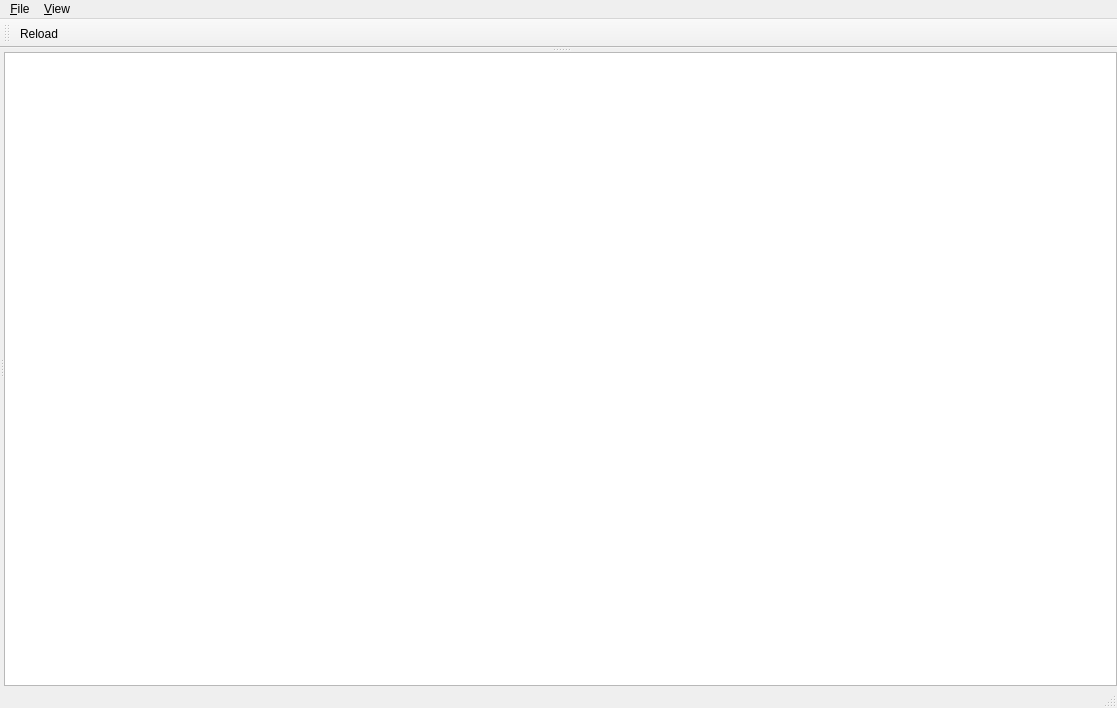
<?xml version="1.0" encoding="UTF-8"?>
<ui version="4.0">
 <class>MainWindow</class>
 <widget class="QMainWindow" name="MainWindow">
  <property name="geometry">
   <rect>
    <x>0</x>
    <y>0</y>
    <width>1117</width>
    <height>708</height>
   </rect>
  </property>
  <property name="windowTitle">
   <string>MainWindow</string>
  </property>
  <widget class="QWidget" name="centralWidget">
   <layout class="QHBoxLayout" name="horizontalLayout">
    <property name="spacing">
     <number>0</number>
    </property>
    <property name="leftMargin">
     <number>0</number>
    </property>
    <property name="topMargin">
     <number>0</number>
    </property>
    <property name="rightMargin">
     <number>0</number>
    </property>
    <property name="bottomMargin">
     <number>0</number>
    </property>
    <item>
     <widget class="QWidget" name="widget" native="true">
      <layout class="QGridLayout" name="gridLayout">
       <property name="leftMargin">
        <number>0</number>
       </property>
       <property name="topMargin">
        <number>0</number>
       </property>
       <property name="rightMargin">
        <number>0</number>
       </property>
       <property name="bottomMargin">
        <number>0</number>
       </property>
       <property name="spacing">
        <number>0</number>
       </property>
       <item row="0" column="0">
        <widget class="QSplitter" name="verticalSplitter">
         <property name="orientation">
          <enum>Qt::Horizontal</enum>
         </property>
         <widget class="QWidget" name="navigationWidget" native="true">
          <layout class="QVBoxLayout" name="verticalLayout">
           <property name="spacing">
            <number>0</number>
           </property>
           <property name="leftMargin">
            <number>0</number>
           </property>
           <property name="topMargin">
            <number>0</number>
           </property>
           <property name="rightMargin">
            <number>0</number>
           </property>
           <property name="bottomMargin">
            <number>0</number>
           </property>
          </layout>
         </widget>
         <widget class="QWidget" name="rightWidget" native="true">
          <layout class="QGridLayout" name="gridLayout_2">
           <property name="leftMargin">
            <number>0</number>
           </property>
           <property name="topMargin">
            <number>0</number>
           </property>
           <property name="rightMargin">
            <number>0</number>
           </property>
           <property name="bottomMargin">
            <number>0</number>
           </property>
           <property name="spacing">
            <number>0</number>
           </property>
           <item row="0" column="0">
            <widget class="QSplitter" name="horizontalSplitter">
             <property name="orientation">
              <enum>Qt::Vertical</enum>
             </property>
             <widget class="QWidget" name="booksWidget" native="true">
              <layout class="QVBoxLayout" name="verticalLayout_2">
               <property name="spacing">
                <number>0</number>
               </property>
               <property name="leftMargin">
                <number>0</number>
               </property>
               <property name="topMargin">
                <number>0</number>
               </property>
               <property name="rightMargin">
                <number>0</number>
               </property>
               <property name="bottomMargin">
                <number>0</number>
               </property>
              </layout>
             </widget>
             <widget class="QWidget" name="annotationWidget" native="true">
              <layout class="QVBoxLayout" name="verticalLayout_3">
               <property name="spacing">
                <number>0</number>
               </property>
               <property name="leftMargin">
                <number>0</number>
               </property>
               <property name="topMargin">
                <number>0</number>
               </property>
               <property name="rightMargin">
                <number>0</number>
               </property>
               <property name="bottomMargin">
                <number>0</number>
               </property>
               <item>
                <widget class="QPlainTextEdit" name="plainTextEdit"/>
               </item>
              </layout>
             </widget>
            </widget>
           </item>
          </layout>
         </widget>
        </widget>
       </item>
      </layout>
     </widget>
    </item>
   </layout>
  </widget>
  <widget class="QMenuBar" name="menuBar">
   <property name="geometry">
    <rect>
     <x>0</x>
     <y>0</y>
     <width>1117</width>
     <height>22</height>
    </rect>
   </property>
   <widget class="QMenu" name="menuFile">
    <property name="title">
     <string>&amp;File</string>
    </property>
    <addaction name="actionE_xit"/>
   </widget>
   <widget class="QMenu" name="menuView">
    <property name="title">
     <string>&amp;View</string>
    </property>
    <widget class="QMenu" name="menuFont">
     <property name="title">
      <string>Font</string>
     </property>
     <addaction name="actionFontSizeUp"/>
     <addaction name="actionFontSizeDown"/>
    </widget>
    <addaction name="menuFont"/>
   </widget>
   <addaction name="menuFile"/>
   <addaction name="menuView"/>
  </widget>
  <widget class="QToolBar" name="mainToolBar">
   <attribute name="toolBarArea">
    <enum>TopToolBarArea</enum>
   </attribute>
   <attribute name="toolBarBreak">
    <bool>false</bool>
   </attribute>
   <addaction name="actionReload"/>
  </widget>
  <widget class="QStatusBar" name="statusBar"/>
  <action name="actionReload">
   <property name="text">
    <string>Reload</string>
   </property>
   <property name="menuRole">
    <enum>QAction::NoRole</enum>
   </property>
  </action>
  <action name="actionFontSizeUp">
   <property name="text">
    <string>Size Up</string>
   </property>
   <property name="shortcut">
    <string>Ctrl+Up</string>
   </property>
   <property name="menuRole">
    <enum>QAction::NoRole</enum>
   </property>
  </action>
  <action name="actionFontSizeDown">
   <property name="text">
    <string>Size Down</string>
   </property>
   <property name="shortcut">
    <string>Ctrl+Down</string>
   </property>
   <property name="menuRole">
    <enum>QAction::NoRole</enum>
   </property>
  </action>
  <action name="actionE_xit">
   <property name="text">
    <string>E&amp;xit</string>
   </property>
   <property name="shortcut">
    <string>Alt+X</string>
   </property>
   <property name="menuRole">
    <enum>QAction::NoRole</enum>
   </property>
  </action>
 </widget>
 <layoutdefault spacing="6" margin="11"/>
 <resources>
  <include location="../resources/main.qrc"/>
 </resources>
 <connections/>
</ui>
